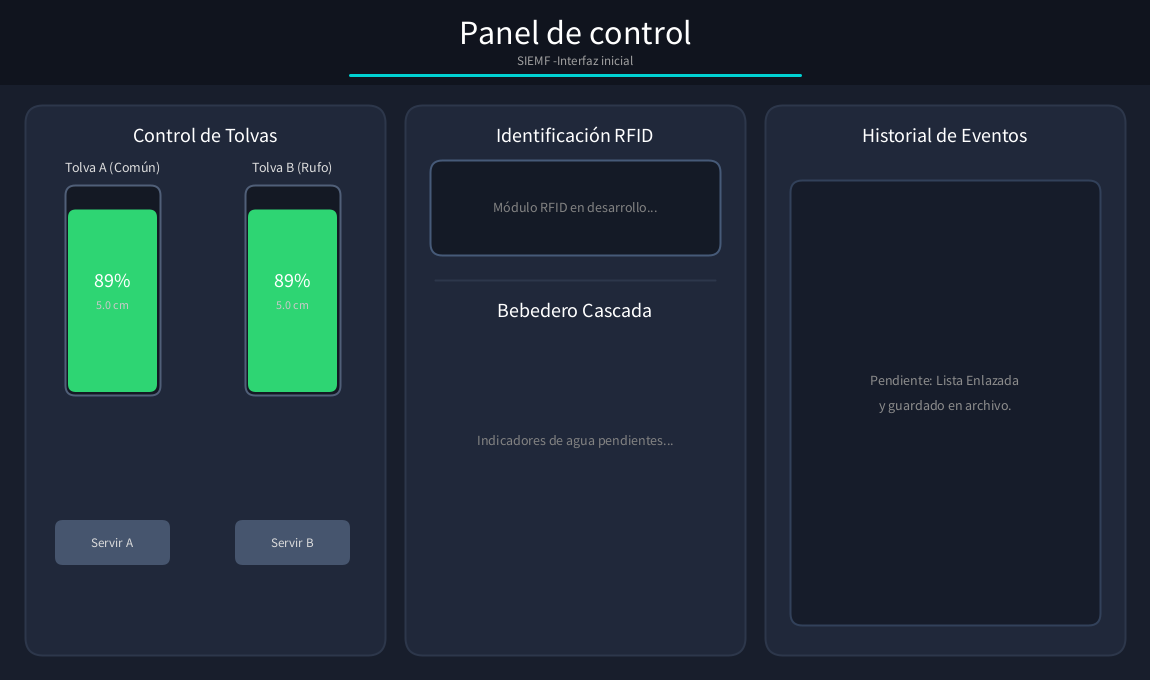
Frame 1 (no input)
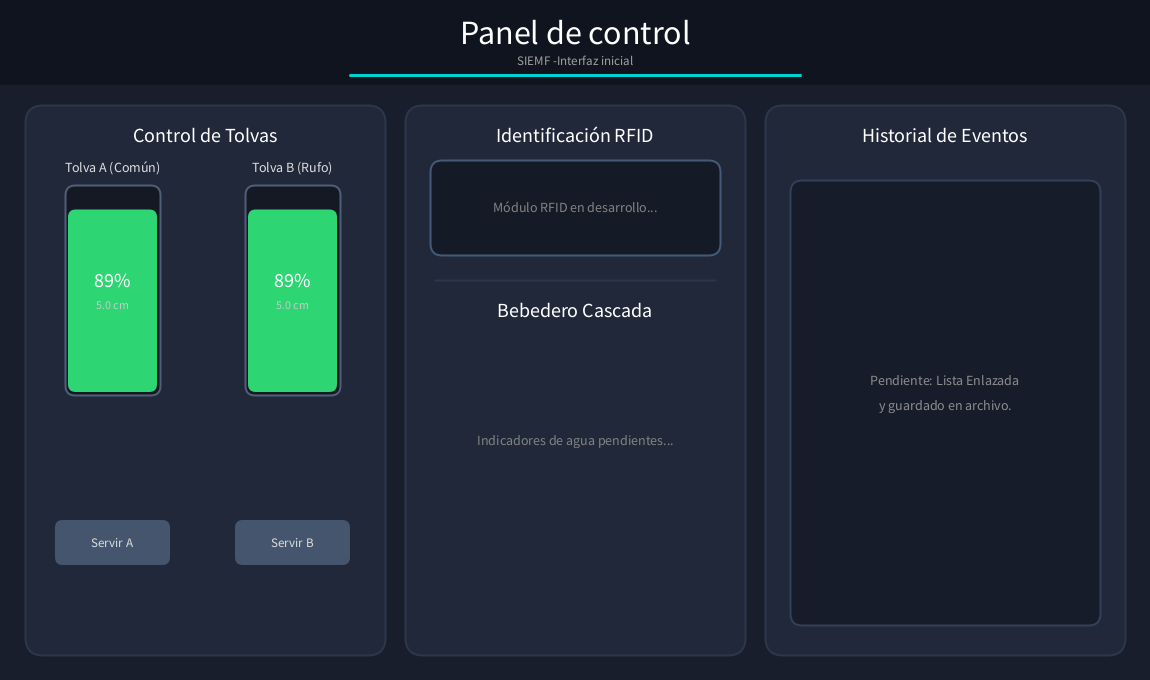
Frame 60 (the mouse pressed at the canvas centre just before this capture)
Frame 120 (the mouse held since frame 60 and released just before this capture): identical to frame 60, image omitted

The Processing sketch that drew these frames (run headless with seeded random() and noise(); from frame 60 on, the mouse is pressed at the canvas centre):

// Processing sketch: Proyecto_Codigo_Processing_Inicial
// ── Proyecto_Codigo_Processing_Inicial.pde
//PROYECTO FINAL: SIEMF - INTERFAZ GRÁFICA EN PROCESSING
//Variables para probar las barras en pantalla
float distanciaTolvaA= 5.0; //Distancia medida en Tolva A (cm)
float distanciaTolvaB= 5.0; //Distancia medida en Tolva B (cm)
//Configuración inicial de la ventana
void setup() 
{
  size(1150, 680); //Tamaño definitivo del Panel de Control
  smooth(8);       //Suavizado de bordes
}
//Bucle de dibujo continuo
void draw() 
{
  //Color de fondo general: Azul petróleo oscuro
  background(24, 30, 44);
  //Dibujo del encabezado y las tres columnas principales
  dibujarEncabezado();
  dibujarColumnaAlimentacion();
  dibujarColumnaCentral();
  dibujarColumnaHistorial();
}
////A continuación están las funciones para dibujar cada sección
//Funcio para dibujar el título superior "Panel de control"
void dibujarEncabezado() 
{
  noStroke();
  fill(16, 20, 30);
  rect(0, 0, width, 85);
  stroke(0, 210, 211);
  strokeWeight(3);
  line(350, 75, width - 350, 75);
  fill(255);
  textAlign(CENTER, CENTER);
  textSize(34);
  text("Panel de control", width / 2, 32);
  textSize(13);
  fill(160);
  text("SIEMF -Interfaz inicial", width / 2, 60);
}
//Funcion para dibujar la columna izquierda con las barras de nivel y botones provisorios
void dibujarColumnaAlimentacion() 
{
  //Tarjeta contenedora izquierda
  stroke(45, 55, 75);
  strokeWeight(2);
  fill(32, 40, 58);
  rect(25, 105, 360, 550, 18);
  fill(255);
  textAlign(CENTER, CENTER);
  textSize(20);
  text("Control de Tolvas", 205, 135);

  //Cálculo de porcentaje (3 cm = 100% | 22 cm = 0%)
  float porcentajeA= constrain(map(distanciaTolvaA, 22.0, 3.0, 0, 100), 0, 100);
  float porcentajeB= constrain(map(distanciaTolvaB, 22.0, 3.0, 0, 100), 0, 100);
  //Barras de Tolva A y Tolva B
  dibujarBarraTolva(65, 185, 95, 210, porcentajeA, distanciaTolvaA, "Tolva A (Común)");
  dibujarBarraTolva(245, 185, 95, 210, porcentajeB, distanciaTolvaB, "Tolva B (Rufo)");
  //Botones (seguramente les voy a cambiar la forma)
  noStroke();
  fill(70, 85, 110);
  rect(55, 520, 115, 45, 8);
  rect(235, 520, 115, 45, 8);
  fill(220);
  textSize(13);
  text("Servir A", 112, 542);
  text("Servir B", 292, 542);
}
//Funcion para dibujar cada barra de nivel de alimento con cambio de color por alerta
void dibujarBarraTolva(float x, float y, float ancho, float alto, float porcentaje, float cm, String titulo) 
{
  fill(220);
  textAlign(CENTER, CENTER);
  textSize(14);
  text(titulo, x + ancho / 2, y - 18);
  stroke(80, 95, 120);
  strokeWeight(2);
  fill(20, 25, 36);
  rect(x, y, ancho, alto, 10);
  //Umbral en 18.0 cm (que es la medida inicial, pero puede cambiar)
  if ( cm > 18.0 ) 
  {
    fill(255, 71, 87); //Rojo: Alerta
  } 
  else 
  {
    fill(46, 213, 115); //Verde: Hay suficiente comida
  }
  noStroke();
  float alturaRelleno= map(porcentaje, 0, 100, 0, alto - 6);
  rect(x + 3, y + alto - alturaRelleno - 3, ancho - 6, alturaRelleno, 8);
  fill(255);
  textSize(20);
  text(int(porcentaje) + "%", x + ancho / 2, y + alto / 2 - 10);
  textSize(12);
  fill(200);
  text(nf(cm, 1, 1) + " cm", x + ancho / 2, y + alto / 2 + 15);
  if ( cm > 18.0 ) 
  {
    fill(255, 71, 87);
    textSize(12);
    text("¡VACÍA!", x + ancho / 2, y + alto + 15);
  }
}
//Funcion para el espacio reservado para la columna central (RFID y Bebedero)
void dibujarColumnaCentral() 
{
  stroke(45, 55, 75);
  strokeWeight(2);
  fill(32, 40, 58);
  rect(405, 105, 340, 550, 18);
  fill(255);
  textAlign(CENTER, CENTER);
  textSize(20);
  text("Identificación RFID", 575, 135);
  stroke(70, 90, 120);
  fill(20, 26, 38);
  rect(430, 160, 290, 95, 12);
  fill(130);
  textSize(14);
  text("Módulo RFID en desarrollo...", 575, 207);
  stroke(45, 55, 75);
  line(435, 280, 715, 280);
  fill(255);
  textSize(20);
  text("Bebedero Cascada", 575, 310);
  fill(130);
  textSize(14);
  text("Indicadores de agua pendientes...", 575, 440);//Debo agregar los indicadores de agua
}
//Funciom para el espacio reservado para la columna derecha (Lista Enlazada y Archivos)
void dibujarColumnaHistorial() 
{
  stroke(45, 55, 75);
  strokeWeight(2);
  fill(32, 40, 58);
  rect(765, 105, 360, 550, 18);
  fill(255);
  textAlign(CENTER, CENTER);
  textSize(20);
  text("Historial de Eventos", 945, 135);
  stroke(50, 65, 90);
  fill(22, 28, 42);
  rect(790, 180, 310, 445, 12);
  fill(140);
  textSize(14);
  text("Pendiente: Lista Enlazada", 945, 380);
  text("y guardado en archivo.", 945, 405);
}
//Purueba con teclado: Verificar cambio de color en las barras
//Se observa que al presionar "v" cambia de color la barra a rojo (indica que hay poca comida)
void keyPressed() 
{
  if ( key == 'v' || key == 'V' ) 
  {
    distanciaTolvaA= (distanciaTolvaA > 18.0) ? 5.0 : 20.0;
  }
}
//Me falta hacer: Conexión Serial, botones personalizados, la parte del bebedero, Lista Enlazada y los archivos en TXT
